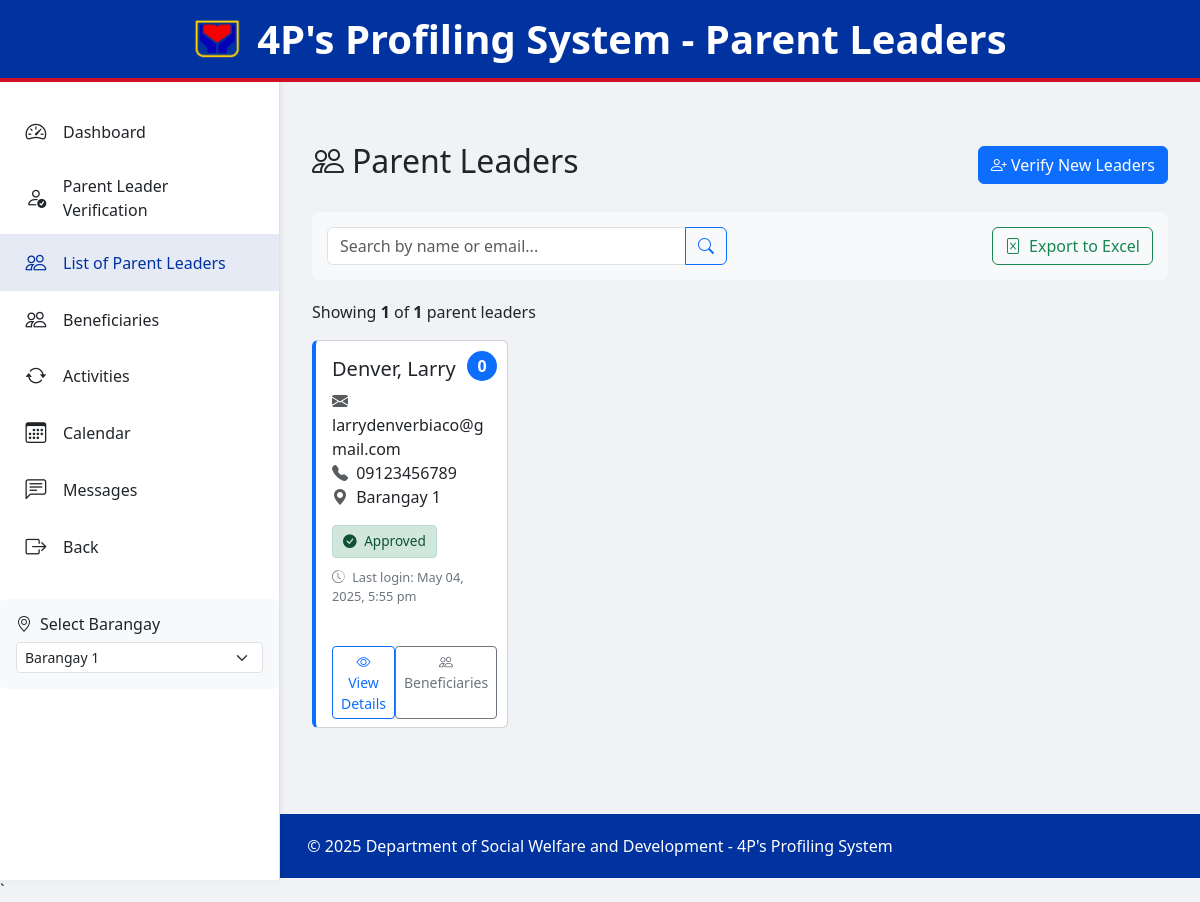
The app's page /Admin/parent_leaders.php, older data.
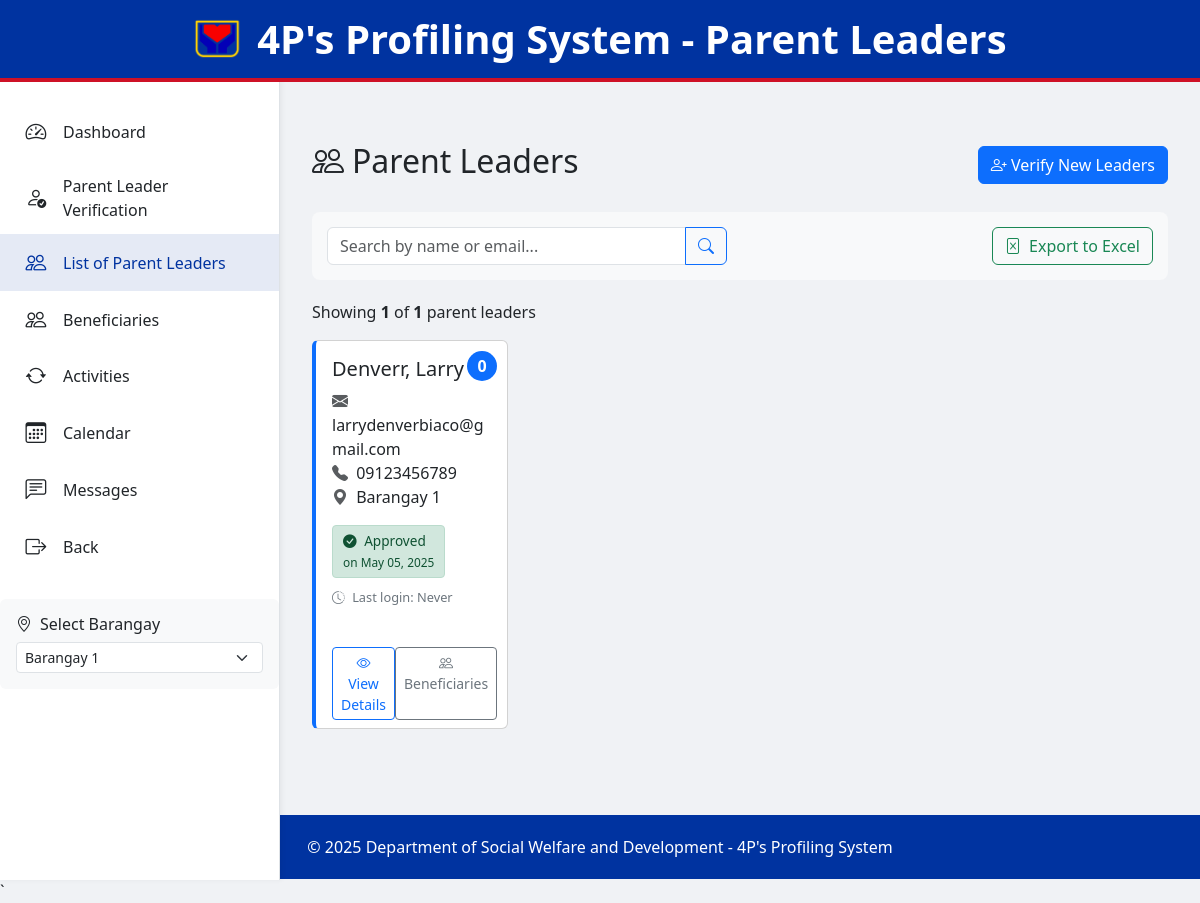
The same page, newer data.
### tables this page shows
CREATE TABLE `users` (
  `user_id` int(11) NOT NULL,
  `email` varchar(100) NOT NULL,
  `password` varchar(255) NOT NULL,
  `firstname` varchar(50) NOT NULL,
  `middle_initial` varchar(1) DEFAULT NULL,
  `lastname` varchar(50) NOT NULL,
  `date_of_birth` date NOT NULL,
  `gender` enum('male','female','other','MALE','FEMALE','OTHER') NOT NULL,
  `civil_status` varchar(50) NOT NULL,
  `phone_number` varchar(20) NOT NULL,
  `region` varchar(100) NOT NULL,
  `province` varchar(100) NOT NULL,
  `city` varchar(100) NOT NULL,
  `household_members` int(11) NOT NULL,
  `dependants` int(11) NOT NULL,
  `family_head` varchar(100) NOT NULL,
  `occupation` varchar(100) NOT NULL,
  `household_income` decimal(12,2) NOT NULL,
  `income_source` varchar(100) NOT NULL,
  `valid_id_path` varchar(255) NOT NULL,
  `proof_of_residency_path` varchar(255) NOT NULL,
  `profile_image` varchar(255) DEFAULT NULL,
  `account_status` enum('pending','active','suspended','deactivated') DEFAULT 'pending',
  `role` enum('resident','staff','admin') DEFAULT 'resident',
  `created_at` timestamp NOT NULL DEFAULT current_timestamp(),
  `updated_at` timestamp NOT NULL DEFAULT current_timestamp() ON UPDATE current_timestamp(),
  `last_login` timestamp NULL DEFAULT NULL,
  `barangay` varchar(100) DEFAULT NULL
);

CREATE TABLE `barangays` (
  `barangay_id` int(11) NOT NULL,
  `name` varchar(100) NOT NULL,
  `captain_name` varchar(100) DEFAULT NULL,
  `image_path` varchar(255) DEFAULT NULL,
  `created_at` datetime NOT NULL,
  `updated_at` datetime DEFAULT NULL
);

### backend/connections/database.php (called while the page is built, shortened)
<?php
class Database {
    private $conn;
    private function connect() {
        $this->conn = new mysqli(DB_HOST, DB_USERNAME, DB_PASSWORD, DB_NAME);
    }
    public function fetchAll($sql, $params = []) {
        try {
            $stmt = $this->prepareAndBind($sql, $params);
            $stmt->execute();
            $result = $stmt->get_result();
            $rows = [];
            while ($row = $result->fetch_assoc()) {
                $rows[] = $row;
            }
            return $rows;
        } catch (Exception $e) {
            error_log("Fetch All Error: " . $e->getMessage());
            throw $e;
        }
    }
    private function prepareAndBind($sql, $params) {
        try {
            $stmt = $this->conn->prepare($sql);
            if (!empty($params)) {
                $types = '';
                foreach ($params as $param) {
                    if (is_int($param)) {
                        $types .= 'i';
                    } elseif (is_float($param)) {
                        $types .= 'd';
                    } elseif (is_string($param)) {
                        $types .= 's';
                    } else {
                        $types .= 'b';
                    }
                }
                $stmt->bind_param($types, ...$params);
            }
            return $stmt;
        } catch (Exception $e) {
            error_log("Prepare and Bind Error: " . $e->getMessage());
            throw $e;
        }
    }
    public function closeConnection() {
        if ($this->conn) {
            $this->conn = null;
        }
    }
}

### Admin/parent_leaders.php (the view, shortened to what the changed rows need)
<?php
require_once "../backend/connections/config.php";
require_once "../backend/connections/database.php";
$selected_barangay_id = isset($_GET['barangay_id']) ? intval($_GET['barangay_id']) : null;
$page = isset($_GET['page']) ? intval($_GET['page']) : 1;
$per_page = 10;
$offset = ($page - 1) * $per_page;
try {
    $db = new Database();
    $current_barangay = null;
    $whereConditions = ["u.account_status = 'active' AND u.role = 'resident'"];
    $queryParams = [];
    $whereClause = "WHERE " . implode(" AND ", $whereConditions);
    $parentLeadersQuery = "
        SELECT
            u.user_id,
            u.firstname,
            u.lastname,
            u.email,
            u.phone_number,
            u.created_at,
            u.updated_at,
            u.last_login,
            u.barangay,
            u.account_status,
            b.name as barangay_name,
            COUNT(ben.beneficiary_id) as beneficiary_count,
            (SELECT description FROM activity_logs
             WHERE activity_type = 'verification'
             AND description LIKE CONCAT('%Approved user ID ', u.user_id, '%')
             ORDER BY created_at DESC LIMIT 1) as approval_info,
            (SELECT created_at FROM activity_logs
             WHERE activity_type = 'verification'
             AND description LIKE CONCAT('%Approved user ID ', u.user_id, '%')
             ORDER BY created_at DESC LIMIT 1) as approval_date
        FROM users u
        LEFT JOIN barangays b ON u.barangay = b.barangay_id
        LEFT JOIN beneficiaries ben ON u.user_id = ben.parent_leader_id
        $whereClause
        GROUP BY u.user_id
        ORDER BY u.lastname, u.firstname
        LIMIT ?, ?
    ";
    $paginationParams = array_merge($queryParams, [$offset, $per_page]);
    $parent_leaders = $db->fetchAll($parentLeadersQuery, $paginationParams);
} catch (Exception $e) {
    error_log("Parent Leaders Error: " . $e->getMessage());
    $parent_leaders = [];
    $total_parent_leaders = 0;
    $total_pages = 0;
    $barangays = [];
    $current_barangay = null;
    $error_message = "An error occurred while processing your request. Please try again later.";
}
?>
<!DOCTYPE html>
<html lang="en">
<head>
    <link href="https://cdn.jsdelivr.net/npm/bootstrap@5.3.0-alpha1/dist/css/bootstrap.min.css" rel="stylesheet">
    <link rel="stylesheet" href="https://cdn.jsdelivr.net/npm/bootstrap-icons@1.10.0/font/bootstrap-icons.css">
    <link href="css/admin.css" rel="stylesheet">
</head>
<body>
    <header class="page-header">
        <div class="logo-container">
            <h1>4P's Profiling System - Parent Leaders</h1>
        </div>
    </header>
    <div class="main-content">
        <div class="d-flex justify-content-between align-items-center mb-4">
            <h2><i class="bi bi-people me-2"></i>Parent Leaders</h2>
        </div>
        <?php if(empty($parent_leaders)): ?>
        <div class="card">
            <div class="card-body text-center py-5">
                <i class="bi bi-people fs-1 text-muted mb-3"></i>
                <h3>No Parent Leaders Found</h3>
                <p class="text-muted">There are currently no parent leaders registered in the system<?php echo $selected_barangay_id && $current_barangay ? ' for Barangay ' . htmlspecialchars($current_barangay['name']) : ''; ?>.</p>
                <div class="mt-3">
                    <a href="participant_verification.php<?php echo $selected_barangay_id ? '?barangay_id='.$selected_barangay_id : ''; ?>" class="btn btn-primary">
                        <i class="bi bi-person-check"></i> Verify Parent Leaders
                    </a>
                </div>
            </div>
        </div>
        <?php else: ?>
        <div class="row">
            <?php foreach($parent_leaders as $leader): ?>
            <div class="col-md-4 col-lg-3 mb-4">
                <div class="card leader-card h-100 position-relative">
                    <div class="beneficiary-count" title="Number of beneficiaries under this parent leader">
                        <?php echo $leader['beneficiary_count']; ?>
                    </div>
                    <div class="card-body">
                        <h5 class="card-title">
                            <?php echo htmlspecialchars(ucwords($leader['lastname'] . ', ' . $leader['firstname'])); ?>
                        </h5>
                        <p class="card-text">
                            <i class="bi bi-envelope-fill me-1 text-muted"></i> <?php echo htmlspecialchars($leader['email']); ?><br>
                            <i class="bi bi-telephone-fill me-1 text-muted"></i> <?php echo htmlspecialchars($leader['phone_number']); ?><br>
                            <i class="bi bi-geo-alt-fill me-1 text-muted"></i> <?php echo htmlspecialchars($leader['barangay_name'] ?? 'No Barangay Assigned'); ?>
                        </p>
                        <?php
                        $statusClass = '';
                        $statusIcon = '';
                        switch($leader['account_status']) {
                            case 'active':
                                $statusClass = 'status-active';
                                $statusIcon = 'bi-check-circle-fill';
                                $statusText = 'Approved';
                                break;
                        }
                        ?>
                        <div class="status-badge <?php echo $statusClass; ?>">
                            <i class="bi <?php echo $statusIcon; ?> me-1"></i> <?php echo $statusText; ?>
                            <?php if($leader['account_status'] == 'active' && $leader['approval_date']): ?>
                            <br><small>on <?php echo date('M d, Y', strtotime($leader['approval_date'])); ?></small>
                            <?php endif; ?>
                        </div>
                        <p class="last-login">
                            <i class="bi bi-clock-history me-1"></i> Last login:
                            <?php echo $leader['last_login'] ? date('M d, Y, g:i a', strtotime($leader['last_login'])) : 'Never'; ?>
                        </p>
                    </div>
                    <div class="card-footer bg-transparent border-top-0">
                        <div class="d-flex justify-content-between">
                            <a href="tabs/view_parent_leader.php?id=<?php echo $leader['user_id']; ?><?php echo $selected_barangay_id ? '&barangay_id='.$selected_barangay_id : ''; ?>" class="btn btn-sm btn-outline-primary">
                                <i class="bi bi-eye"></i> View Details
                            </a>
                            <a href="beneficiaries.php?parent_leader_id=<?php echo $leader['user_id']; ?><?php echo $selected_barangay_id ? '&barangay_id='.$selected_barangay_id : ''; ?>" class="btn btn-sm btn-outline-secondary">
                                <i class="bi bi-people"></i> Beneficiaries
                            </a>
                        </div>
                    </div>
                </div>
            </div>
            <?php endforeach; ?>
        </div>
        <?php endif; ?>
    </div>
</body>
</html>`

Row changes from the older to the newer data that the page shows:
removed users: beneficiary_count "0", lastname+firstname "Denver, Larry", email "larrydenverbiaco@gmail.com", phone_number "09123456789", barangays.name "Barangay 1", account_status "Approved", last_login "May 04, 2025, 5:55 pm"
added users: beneficiary_count "0", lastname+firstname "Denverr, Larry", email "larrydenverbiaco@gmail.com", phone_number "09123456789", barangays.name "Barangay 1", account_status "Approved", approval_date "May 05, 2025", shows "Never"
